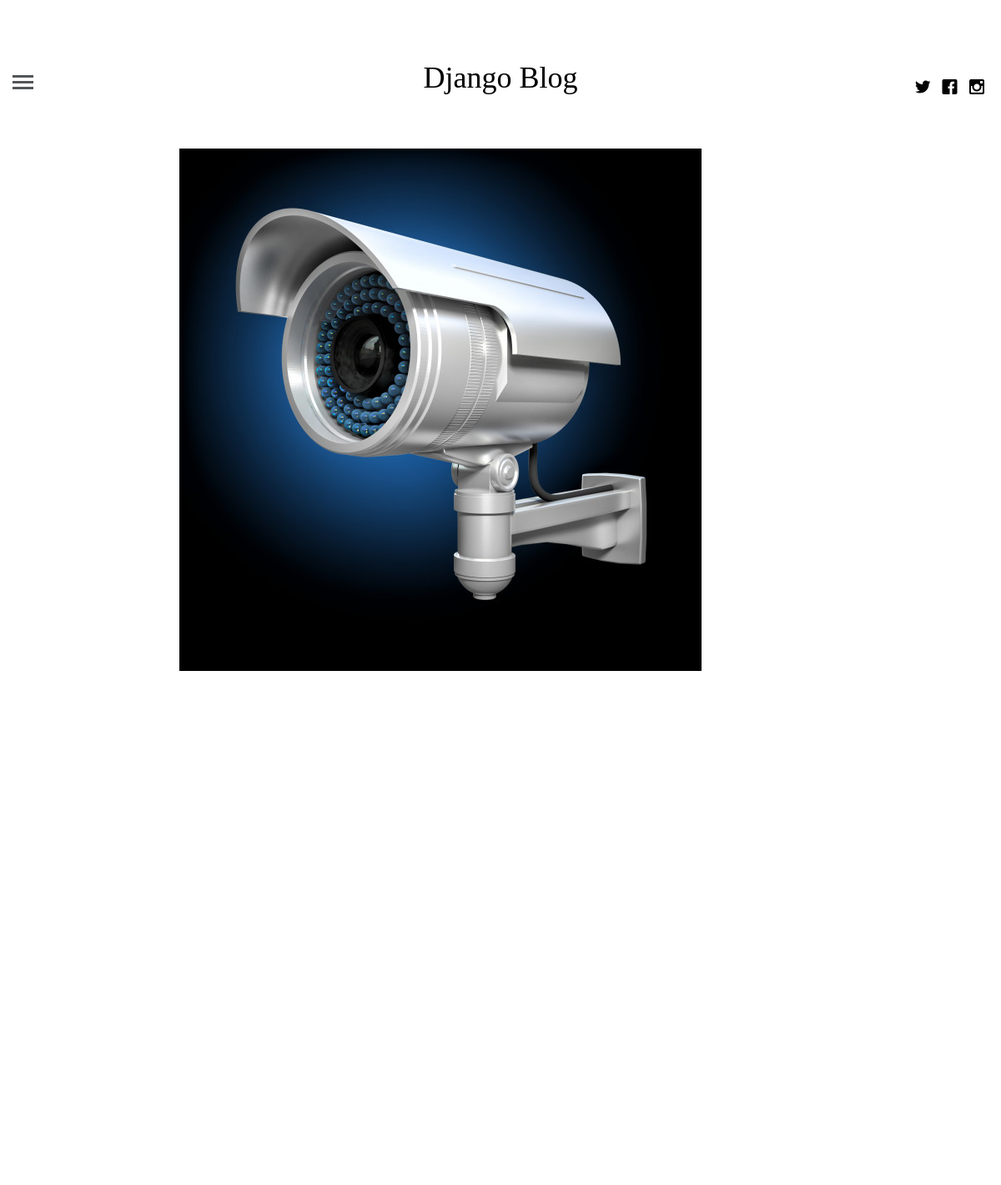
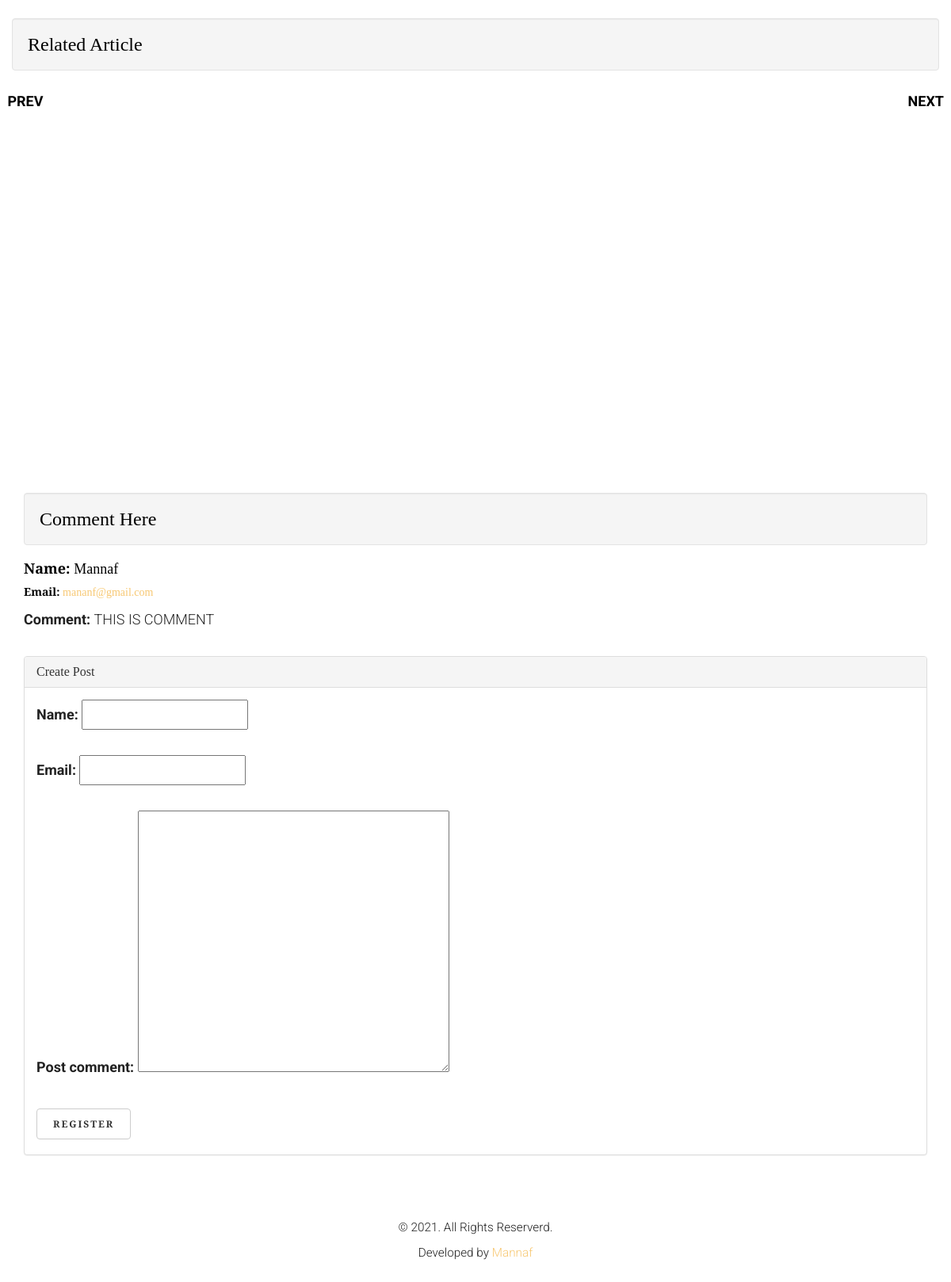
Page /articles/2/ on the committed database (2 pictures, top to bottom).
### blogapp/models.py (models this page shows, shortened)
class article(models.Model):
    article_author= models.ForeignKey(author, on_delete=models.CASCADE)
    title = models.CharField(max_length=200)
    body = models.TextField()
    image = models.FileField()
    created_at = models.DateTimeField(auto_now=False, auto_now_add=True)
    update_at = models.DateTimeField(auto_now=True, auto_now_add=False)
    category = models.ForeignKey(category, on_delete=models.CASCADE)

class comment(models.Model):
    post =models.ForeignKey(article,on_delete=models.CASCADE)
    name = models.CharField(max_length=100)
    email = models.EmailField(max_length=255)
    post_comment= models.TextField()

### blogapp/views.py (the view)
# urls.py: path('articles/<int:id>/',views.getSinglePost,name="single_post"),
def getSinglePost(request,id):
    post = get_object_or_404(article, pk=id)
    first= article.objects.first()
    get_comment= comment.objects.filter(post=id) # id onujayi Comment dekhabe
    last = article.objects.last()
    related= article.objects.filter(category=post.category).exclude(id=id)[:4] ## [For related post] => exclude(id=id) means je category er post e click korbe sei post chara onno post dekhabe  >> [:4] means=> limit 4
    form= commentForm(request.POST or None, request.FILES or None) # for show Comment Form
    if form.is_valid():
        isinstance= form.save(commit=False)
        isinstance.post=post # ekhane Id dewa jabena
        isinstance.save()
        messages.success(request, 'Your Comment Added')
        return HttpResponseRedirect(request.path_info)
    context ={
        "post":post,
        "first":first,
        "last":last,
        "related":related,
        "form":form,
        "comments":get_comment,
    }
    return render(request,'single.html',context)

### blogapp/form.py
class commentForm(forms.ModelForm):
    class Meta:
        model = comment
        fields = [
            'name',
            'email',
            'post_comment'
        ]

### template/single.html (shortened to what this page needs)
{% extends "base.html" %}
{% load static %}
{% block content %}
		{% if post.id > first.id %}
				<a href="{% url 'single_post' id=post.id|add:'-1' %}" class="fh5co-post-prev"><span><i class="icon-chevron-left"></i> Prev</span></a>
		{% endif %}
		{% if post.id < last.id %}
				<a href="{% url 'single_post' id=post.id|add:'1' %}" class="fh5co-post-next"><span>Next <i class="icon-chevron-right"></i></span></a>
		{% endif %}
	<div class="container-fluid">
		<div class="row fh5co-post-entry">
				<article class="col-lg-8 col-lg-offset-2 col-md-8 col-md-offset-2 col-sm-8 col-sm-offset-2 col-xs-12 col-xs-offset-0">
					<figure class="animate-box">
						<img src="{{ post.image.url}}" alt="{{ post.title}}" class="img-responsive">
					</figure>
					<div class="col-lg-12 col-lg-offset-0 col-md-12 col-md-offset-0 col-sm-12 col-sm-offset-0 col-xs-12 col-xs-offset-0 text-left content-article">
						<div class="row">
						</div>
					</div>
				</article>
        	</div>
			<div class="container">
				<div class="row">
				<h3 class="well">Related Article</h3>
				</div>
			</div>
	</div>
<div class="container">
		<h3 class="well">Comment Here</h3>
				{% for comment in comments %}
					<div>
						<h4><b>Name: </b>{{comment.name}}</h4>
						<h5><b>Email: </b><a href="mailto:">{{comment.email}}</a></h5>
						<p><b>Comment: </b>{{comment.post_comment}}</p>
					</div>
					{% empty %}
						<h3 class="text-danger">Sorry ! No Comment Found</h3>
				{% endfor %}
			<div class="panel panel-default">
					<div class="panel-heading">
						<h3 class="panel-title">Create Post</h3>
					</div>
					<div class="panel-body">
						<form action="" method="POST">
							{{ form.as_p }}
							<button type="submit" class="btn btn-default">Register</button>
						</form>
					</div>
            </div>
</div>
{% endblock  %}

### blogapp/static/css/icomoon.css (style rules this page uses)
[class^="icon-"], [class*=" icon-"] { font-family: 'icomoon' !important; speak: none; font-style: normal; font-weight: normal; font-variant: normal; text-transform: none; line-height: 1; -webkit-font-smoothing: antialiased; -moz-osx-font-smoothing: grayscale; }
.icon-chevron-left:before { content: "\e922"; }
.icon-chevron-right:before { content: "\e923"; }

### blogapp/static/css/style.css (style rules this page uses)
html { background: #fff; }
body { font-family: "Roboto", arial, sans-serif; font-size: 18px; font-weight: 300; line-height: 1.8; color: #222; background: #fff; }
a { color: #f7c873; -webkit-transition: 0.5s; -o-transition: 0.5s; transition: 0.5s; }
h1, h2, h3, h4, h5, h6 { font-family: "Playfair Display", times, serif; color: #000; }
p { margin-bottom: 30px; }
.btn { margin-right: 4px; margin-bottom: 4px; font-family: "Playfair Display", times, serif; font-size: 12px; letter-spacing: 2px; text-transform: uppercase; font-weight: 700; -webkit-border-radius: 4px; -moz-border-radius: 4px; -ms-border-radius: 4px; border-radius: 4px; -webkit-transition: 0.5s; -o-transition: 0.5s; transition: 0.5s; }
.fh5co-post-prev, .fh5co-post-next { position: fixed; z-index: 999; top: 50%; height: 50px; margin-top: -25px; color: #000; text-transform: uppercase; font-weight: bold; -webkit-transition: 0.5s; -o-transition: 0.5s; transition: 0.5s; }
.fh5co-post-prev span, .fh5co-post-next span { vertical-align: base; width: 100px; }
.fh5co-post-prev span i, .fh5co-post-next span i { top: 7px; position: relative; font-size: 30px; color: #000; }
.fh5co-post-prev { left: 0; margin-left: -25px; }
.fh5co-post-next { right: 0; margin-right: -25px; }
.fh5co-post-entry article { text-align: center; float: left; margin-bottom: 110px; padding-left: 3em; padding-right: 3em; }
@media screen and (max-width: 1200px) { .fh5co-post-entry article { margin-bottom: 80px; padding-left: 15px; padding-right: 15px; } }
.fh5co-post-entry article figure { margin-bottom: 30px; }
.fh5co-post-entry article .content-article { padding-top: 4em; }
.js .to-animate, .js .to-animate-2, .js .animate-box { opacity: 0; }

### rows in the picture
article: image (picture)
comment: name "Mannaf", email "mananf@gmail.com", post_comment "THIS IS COMMENT"
